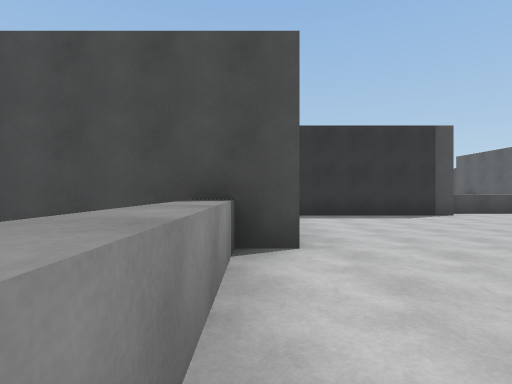
View 1 (above)

14 first-person views from a walk through a 3-D level made in the Unity game engine. The camera is 1.3 m above the floor, looks level and sees 80° across. The floor is counted in squares, 2 m on a side. Each view is taken from the middle of a square. On the plan, view 1 faces up. The plan holds only what a view shows up to about 10 squares ahead; the rest is blank. The place goes on beyond the plan. The player is left out. Door leaves are left out, so doorways stand open.

View 2
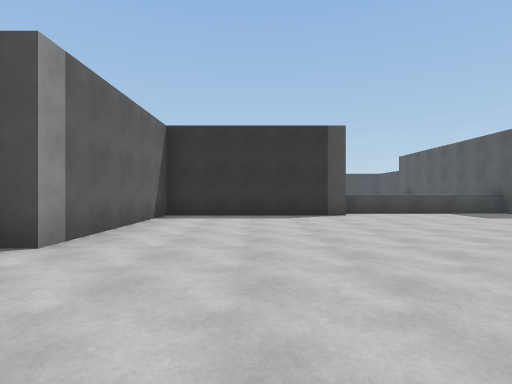

View 3
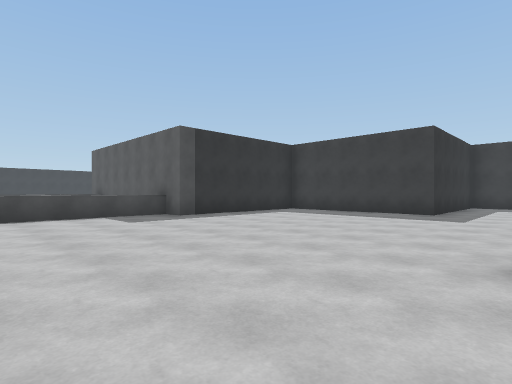

View 4
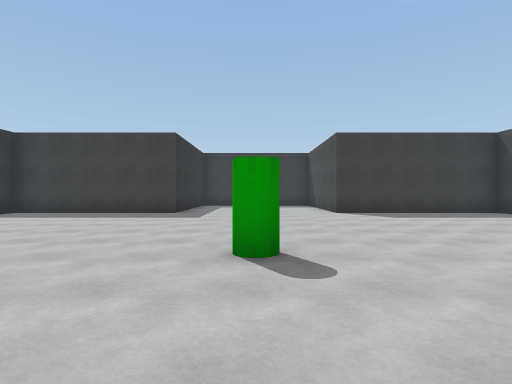

View 5
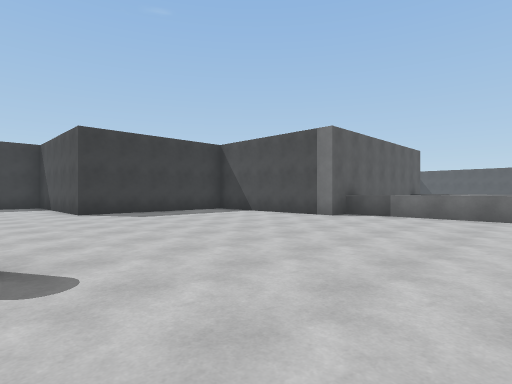

View 6
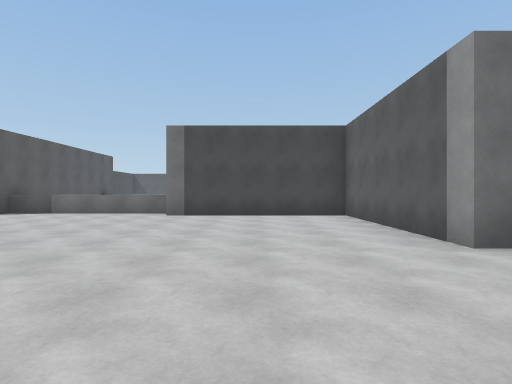

View 7
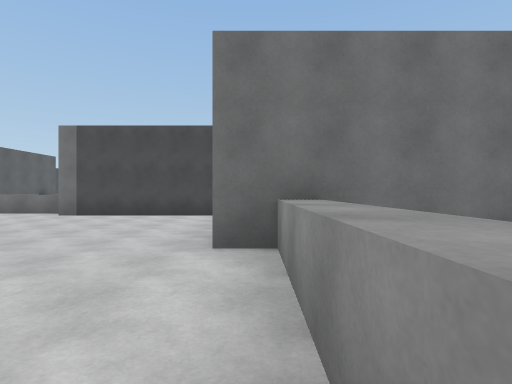

View 8
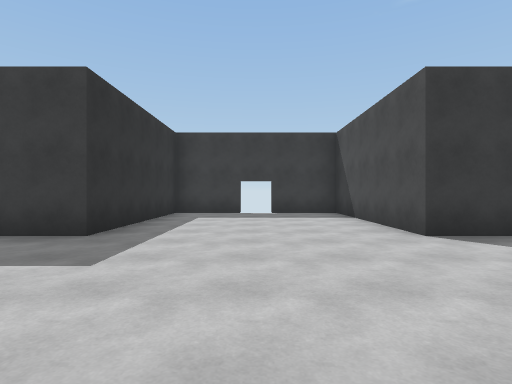

View 9
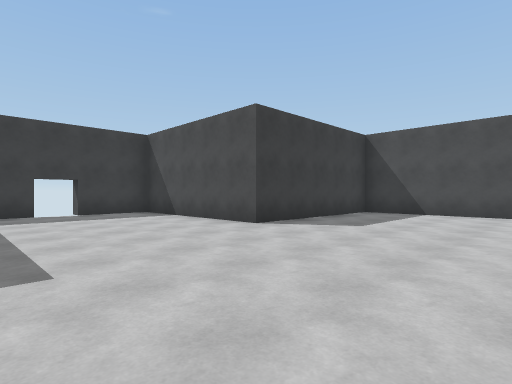

View 10
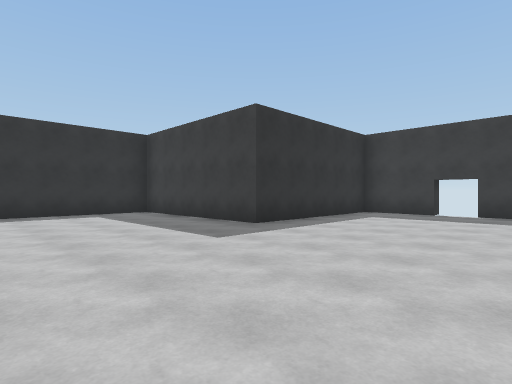

View 11
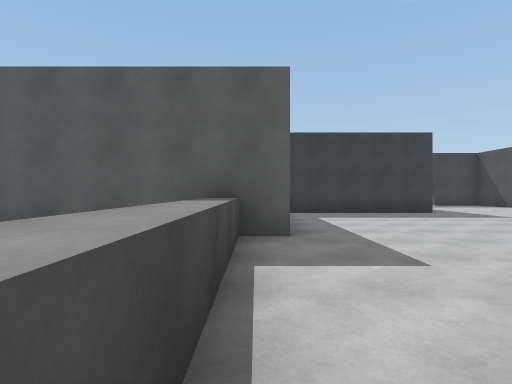

View 12
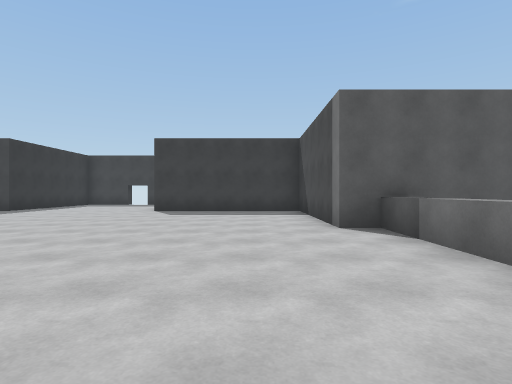

View 13
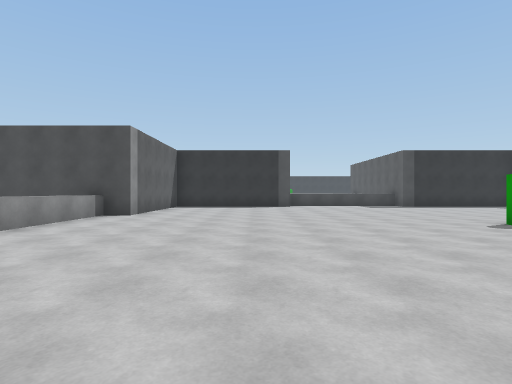

View 14
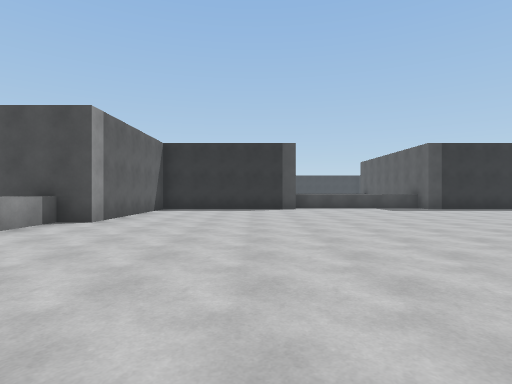

### Floor plan
Key: @ floor where view 1 was taken; # wall or solid block; . floor; D open door; ^ raised ledge.
Columns run from 3 left of view 1 to 21 right of it. Each row starts with its distance up from view 1.
 12               #
 11               #
 10          ^^^^^#
  9    ######.....######
  8    #...............#
  7    #...............#
  6    #...............#
  5    #...............#
  4 ####...............######
  3   ^.....................#
  2   ^.....................#
  1   ^.........#...........D
  0   ^@....................#
 -1   ^.....................#
 -2 ####...............######
 -3    #...............#
 -4    #...............#
 -5    #...............#
 -6    #...............#
 -7    ######.....######
 -8          ^^^^^#
 -9               #
-10               #

Positions as (right, up) in squares from view 1, and headings:
1: (0, 0), facing up
2: (3, 0), facing up
3: (6, 1), facing up-right
4: (6, 1), facing right
5: (6, 1), facing down-right
6: (3, 2), facing down
7: (0, 2), facing down
8: (11, 1), facing right
9: (11, 3), facing down-right
10: (11, -1), facing up-right
11: (6, 9), facing right
12: (5, -5), facing right
13: (4, -5), facing up
14: (4, -3), facing up
